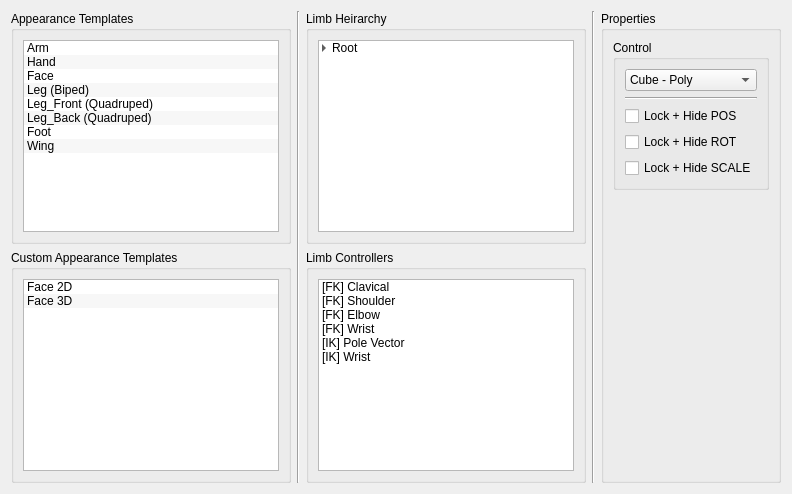
        <widget class="QWidget" name="tab_2">
         <attribute name="title">
          <string>Appearance</string>
         </attribute>
         <layout class="QHBoxLayout" name="horizontalLayout_8">
          <item>
           <layout class="QHBoxLayout" name="horizontalLayout_10">
            <item>
             <layout class="QVBoxLayout" name="verticalLayout_8">
              <item>
               <widget class="QGroupBox" name="groupBox_21">
                <property name="title">
                 <string>Appearance Templates</string>
                </property>
                <layout class="QHBoxLayout" name="horizontalLayout_52">
                 <item>
                  <widget class="QListWidget" name="listWidget_11">
                   <property name="sizePolicy">
                    <sizepolicy hsizetype="Expanding" vsizetype="Expanding">
                     <horstretch>0</horstretch>
                     <verstretch>0</verstretch>
                    </sizepolicy>
                   </property>
                   <property name="maximumSize">
                    <size>
                     <width>16777215</width>
                     <height>16777215</height>
                    </size>
                   </property>
                   <property name="dragDropMode">
                    <enum>QAbstractItemView::DragOnly</enum>
                   </property>
                   <property name="alternatingRowColors">
                    <bool>true</bool>
                   </property>
                   <item>
                    <property name="text">
                     <string>Arm</string>
                    </property>
                   </item>
                   <item>
                    <property name="text">
                     <string>Hand</string>
                    </property>
                   </item>
                   <item>
                    <property name="text">
                     <string>Face</string>
                    </property>
                   </item>
                   <item>
                    <property name="text">
                     <string>Leg (Biped)</string>
                    </property>
                   </item>
                   <item>
                    <property name="text">
                     <string>Leg_Front (Quadruped)</string>
                    </property>
                   </item>
                   <item>
                    <property name="text">
                     <string>Leg_Back (Quadruped)</string>
                    </property>
                   </item>
                   <item>
                    <property name="text">
                     <string>Foot</string>
                    </property>
                   </item>
                   <item>
                    <property name="text">
                     <string>Wing</string>
                    </property>
                   </item>
                  </widget>
                 </item>
                </layout>
               </widget>
              </item>
              <item>
               <widget class="QGroupBox" name="groupBox_8">
                <property name="title">
                 <string>Custom Appearance Templates</string>
                </property>
                <layout class="QHBoxLayout" name="horizontalLayout_15">
                 <item>
                  <layout class="QVBoxLayout" name="verticalLayout_9">
                   <item>
                    <widget class="QListWidget" name="listWidget_4">
                     <property name="alternatingRowColors">
                      <bool>true</bool>
                     </property>
                     <item>
                      <property name="text">
                       <string>Face 2D</string>
                      </property>
                     </item>
                     <item>
                      <property name="text">
                       <string>Face 3D</string>
                      </property>
                     </item>
                    </widget>
                   </item>
                  </layout>
                 </item>
                </layout>
               </widget>
              </item>
             </layout>
            </item>
            <item>
             <widget class="Line" name="line_3">
              <property name="orientation">
               <enum>Qt::Vertical</enum>
              </property>
             </widget>
            </item>
            <item>
             <layout class="QVBoxLayout" name="verticalLayout_52">
              <item>
               <widget class="QGroupBox" name="groupBox_30">
                <property name="title">
                 <string>Limb Heirarchy</string>
                </property>
                <layout class="QHBoxLayout" name="horizontalLayout_37">
                 <item>
                  <layout class="QVBoxLayout" name="verticalLayout_53">
                   <item>
                    <widget class="QTreeWidget" name="treeWidget_10">
                     <property name="autoScrollMargin">
                      <number>16</number>
                     </property>
                     <property name="alternatingRowColors">
                      <bool>true</bool>
                     </property>
                     <property name="selectionMode">
                      <enum>QAbstractItemView::MultiSelection</enum>
                     </property>
                     <property name="autoExpandDelay">
                      <number>-1</number>
                     </property>
                     <property name="indentation">
                      <number>10</number>
                     </property>
                     <property name="headerHidden">
                      <bool>true</bool>
                     </property>
                     <column>
                      <property name="text">
                       <string notr="true">1</string>
                      </property>
                     </column>
                     <item>
                      <property name="text">
                       <string>Root</string>
                      </property>
                      <item>
                       <property name="text">
                        <string>Spine</string>
                       </property>
                       <item>
                        <property name="text">
                         <string>Arm (M)</string>
                        </property>
                        <item>
                         <property name="text">
                          <string>Hand</string>
                         </property>
                        </item>
                       </item>
                       <item>
                        <property name="text">
                         <string>Head</string>
                        </property>
                       </item>
                       <item>
                        <property name="text">
                         <string>Leg (M)</string>
                        </property>
                       </item>
                       <item>
                        <property name="text">
                         <string>Tail</string>
                        </property>
                       </item>
                      </item>
                     </item>
                    </widget>
                   </item>
                  </layout>
                 </item>
                </layout>
               </widget>
              </item>
              <item>
               <widget class="QGroupBox" name="groupBox_31">
                <property name="title">
                 <string>Limb Controllers</string>
                </property>
                <layout class="QVBoxLayout" name="verticalLayout_54">
                 <item>
                  <layout class="QVBoxLayout" name="verticalLayout_55">
                   <item>
                    <widget class="QListWidget" name="listWidget_13">
                     <item>
                      <property name="text">
                       <string>[FK] Clavical</string>
                      </property>
                     </item>
                     <item>
                      <property name="text">
                       <string>[FK] Shoulder</string>
                      </property>
                     </item>
                     <item>
                      <property name="text">
                       <string>[FK] Elbow</string>
                      </property>
                     </item>
                     <item>
                      <property name="text">
                       <string>[FK] Wrist</string>
                      </property>
                     </item>
                     <item>
                      <property name="text">
                       <string>[IK] Pole Vector</string>
                      </property>
                     </item>
                     <item>
                      <property name="text">
                       <string>[IK] Wrist</string>
                      </property>
                     </item>
                    </widget>
                   </item>
                  </layout>
                 </item>
                </layout>
               </widget>
              </item>
             </layout>
            </item>
            <item>
             <widget class="Line" name="line_4">
              <property name="orientation">
               <enum>Qt::Vertical</enum>
              </property>
             </widget>
            </item>
            <item>
             <layout class="QVBoxLayout" name="verticalLayout_12">
              <item>
               <widget class="QGroupBox" name="groupBox_11">
                <property name="title">
                 <string>Properties</string>
                </property>
                <layout class="QHBoxLayout" name="horizontalLayout_16">
                 <item>
                  <layout class="QVBoxLayout" name="verticalLayout_13">
                   <item>
                    <widget class="QGroupBox" name="groupBox_12">
                     <property name="title">
                      <string>Control</string>
                     </property>
                     <layout class="QHBoxLayout" name="horizontalLayout_17">
                      <item>
                       <layout class="QVBoxLayout" name="verticalLayout_14">
                        <item>
                         <widget class="QComboBox" name="comboBox_8">
                          <item>
                           <property name="text">
                            <string>Cube - Poly</string>
                           </property>
                          </item>
                          <item>
                           <property name="text">
                            <string>Cube - Wire</string>
                           </property>
                          </item>
                          <item>
                           <property name="text">
                            <string>Sphere - Poly</string>
                           </property>
                          </item>
                          <item>
                           <property name="text">
                            <string>Sphere - Wire</string>
                           </property>
                          </item>
                          <item>
                           <property name="text">
                            <string>Circle - Wire</string>
                           </property>
                          </item>
                          <item>
                           <property name="text">
                            <string>Arrow - Wire</string>
                           </property>
                          </item>
                         </widget>
                        </item>
                        <item>
                         <widget class="Line" name="line_19">
                          <property name="orientation">
                           <enum>Qt::Horizontal</enum>
                          </property>
                         </widget>
                        </item>
                        <item>
                         <widget class="QCheckBox" name="checkBox_7">
                          <property name="text">
                           <string>Lock + Hide POS</string>
                          </property>
                         </widget>
                        </item>
                        <item>
                         <widget class="QCheckBox" name="checkBox_8">
                          <property name="text">
                           <string>Lock + Hide ROT</string>
                          </property>
                         </widget>
                        </item>
                        <item>
                         <widget class="QCheckBox" name="checkBox_9">
                          <property name="text">
                           <string>Lock + Hide SCALE</string>
                          </property>
                         </widget>
                        </item>
                       </layout>
                      </item>
                     </layout>
                    </widget>
                   </item>
                   <item>
                    <spacer name="verticalSpacer_2">
                     <property name="orientation">
                      <enum>Qt::Vertical</enum>
                     </property>
                     <property name="sizeHint" stdset="0">
                      <size>
                       <width>20</width>
                       <height>40</height>
                      </size>
                     </property>
                    </spacer>
                   </item>
                  </layout>
                 </item>
                </layout>
               </widget>
              </item>
             </layout>
            </item>
           </layout>
          </item>
         </layout>
        </widget>
